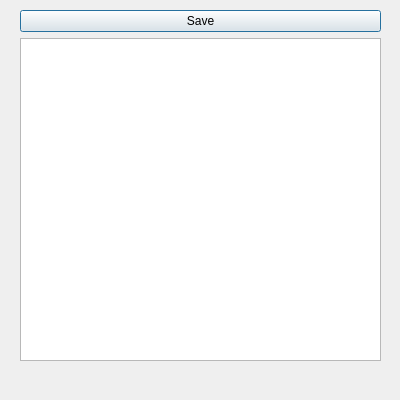
<?xml version="1.0" encoding="UTF-8"?>
<ui version="4.0">
 <class>Dialog</class>
 <widget class="QDialog" name="Dialog">
  <property name="geometry">
   <rect>
    <x>0</x>
    <y>0</y>
    <width>400</width>
    <height>400</height>
   </rect>
  </property>
  <property name="windowTitle">
   <string>Dialog</string>
  </property>
  <widget class="QWidget" name="">
   <property name="geometry">
    <rect>
     <x>20</x>
     <y>10</y>
     <width>361</width>
     <height>351</height>
    </rect>
   </property>
   <layout class="QVBoxLayout" name="verticalLayout">
    <item>
     <widget class="QPushButton" name="pushButton">
      <property name="text">
       <string>Save</string>
      </property>
     </widget>
    </item>
    <item>
     <widget class="QTreeView" name="treeView"/>
    </item>
   </layout>
  </widget>
 </widget>
 <resources/>
 <connections/>
</ui>
